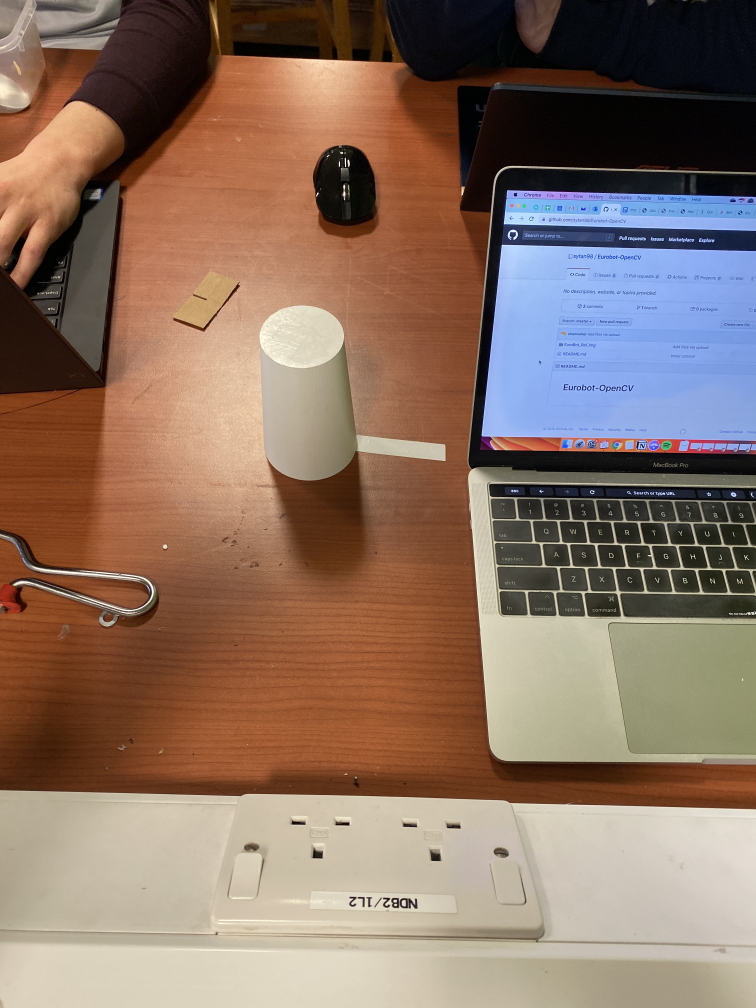
#> input picture EuroBot_Ref_Img/IMG_1649.JPG, 3024 x 4032 px, given in place of the camera (shown at 1/4 size)
$ python color.py
#> lines starting #> are read from the running program, lines starting #| are printed output that depends on the picture; after the words box and inside, x2 and y2 are one past the last pixel; in counts of white or black regions, pixels touching at a corner belong together
import cv2
import matplotlib.pyplot as plt
import numpy as np


cap = cv2.VideoCapture(0) #change for external cameras

def preprocessing(mask):
    blurred = cv2.GaussianBlur(mask, (5, 5), 0)
    thresh = cv2.threshold(blurred, 60, 255, cv2.THRESH_BINARY)[1]
    (cnts,_) = cv2.findContours(thresh, cv2.RETR_EXTERNAL, cv2.CHAIN_APPROX_SIMPLE)
    return cnts


while(True):
    # capture frame-by-frame
    _, img = cap.read()
#> img is the input picture: shape (4032, 3024, 3); mean B, G, R 99.1, 113.9, 138.1

    # converting from BGR to HSV color space
    hsv = cv2.cvtColor(img,cv2.COLOR_BGR2HSV)
#> hsv: shape (4032, 3024, 3); mean H, S, V 30.8, 111.4, 146.6

    # Range for lower red
    lower_red = np.array([50,120,150])
    upper_red = np.array([60,255,255])
    mask1 = cv2.inRange(hsv, lower_red, upper_red)
#> mask1: shape (4032, 3024); every value is 0

    # # Range for upper range
    lower_red = np.array([170,120,150])
    upper_red = np.array([180,255,255])
    mask2 = cv2.inRange(hsv,lower_red,upper_red)
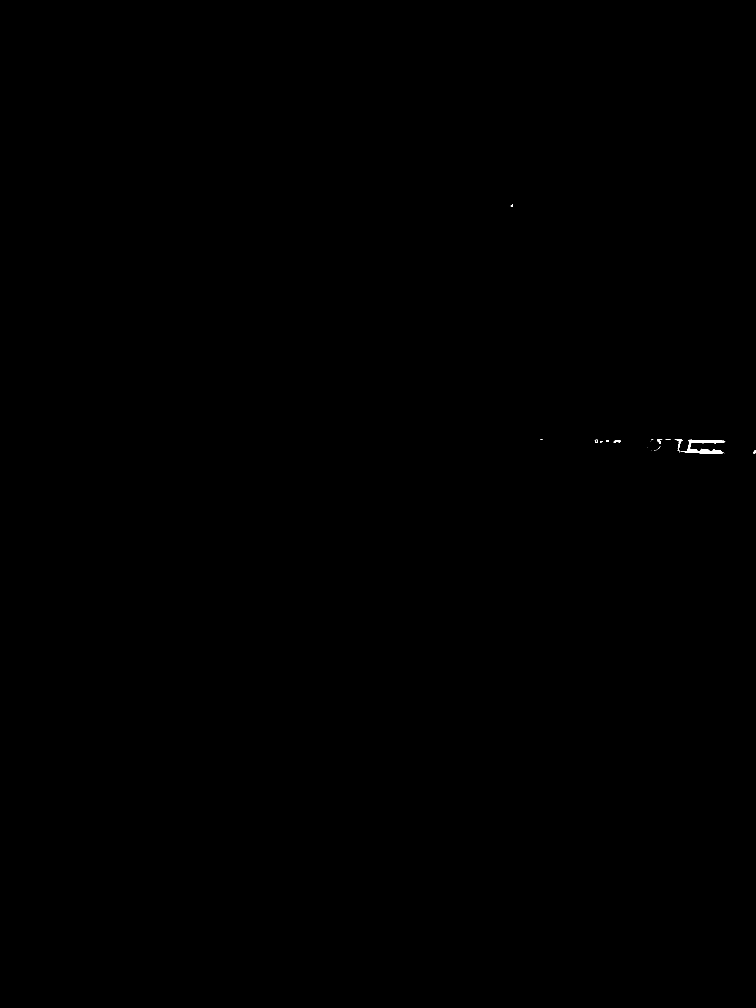
#> mask2: shape (4032, 3024) (shown at 1/4 size); 0.04% white; 31 white regions (20 under 20 px), largest, box (x1, y1, x2, y2) and area: (2722, 1759, 2901, 1814) 3500, (2699, 1758, 2730, 1805) 274, (2454, 1761, 2484, 1772) 186

    # # Generating the final mask to detect red color
    red_mask = mask1+mask2

    # # Laterally invert the image / flip the image
    # img  = np.flip(img, axis=1)

    # converting from BGR to HSV color space
    hsv = cv2.cvtColor(img,cv2.COLOR_BGR2HSV)

    # Range for lower green
    lower_red = np.array([40,120,150])
    upper_red = np.array([70,255,255])
    green_mask = cv2.inRange(hsv, lower_red, upper_red)
#> green_mask: shape (4032, 3024); 0% white in thin lines or dots, all inside (x1, y1, x2, y2) = (2648, 1766, 2684, 1799)

    cnts_g = preprocessing(green_mask)
#> in preprocessing, `thresh = cv2.threshold(blurred, 60, 255, cv2.THRESH_BINARY)[1]`: thresh: shape (4032, 3024); 0% white in thin lines or dots, all inside (x1, y1, x2, y2) = (2647, 1766, 2684, 1800)
#> in preprocessing, `(cnts,_) = cv2.findContours(thresh, cv2.RETR_EXTERNAL, cv2.CHAIN_APPRO..`: cnts = 8 contours, 7 with area under 20; largest, box (x1, y1, x2, y2) and area: (2657, 1794, 2674, 1800) 26
#> cnts_g has the same summary as cnts in preprocessing
    cnts_r = preprocessing(red_mask)
#> in preprocessing (call 2), `thresh = cv2.threshold(blurred, 60, 255, cv2.THRESH_BINARY)[1]`: thresh: shape (4032, 3024); 0.05% white; 15 white regions (3 under 20 px)
#> in preprocessing (call 2), `(cnts,_) = cv2.findContours(thresh, cv2.RETR_EXTERNAL, cv2.CHAIN_APPRO..`: cnts = 15 contours, 5 with area under 20; largest, box (x1, y1, x2, y2) and area: (2722, 1758, 2901, 1815) 3802, (2699, 1757, 2730, 1806) 326, (2454, 1760, 2485, 1772) 205, (2627, 1756, 2649, 1776) 168, (2379, 1758, 2393, 1773) 130
#> cnts_r has the same summary as cnts in preprocessing

    # loop over the contours
    for c in cnts_g:
        area = cv2.contourArea(c)
        if(area > 100):
            # compute the center of the contour, then detect the name of the
            # shape using only the contour
            M = cv2.moments(c)
            cX = int((M["m10"] / M["m00"]) )
            cY = int((M["m01"] / M["m00"]) )
            # multiply the contour (x, y)-coordinates by the resize ratio,
            # then draw the contours and the name of the shape on the image
            c = c.astype("float")
            c = c.astype("int")
            cv2.drawContours(img, [c], -1, (0, 0, 0), 2)
            cv2.putText(img, str(area), (cX, cY), cv2.FONT_HERSHEY_SIMPLEX,0.5, (255, 255, 255), 2)
            cv2.putText(img, str(cY), (cX + 20, cY + 20), cv2.FONT_HERSHEY_SIMPLEX,0.5, (255, 255, 255), 2)
            rect = cv2.minAreaRect(c)
            box = cv2.boxPoints(rect)
            box = np.int0(box)
            cv2.drawContours(img,[box],0,(0,255,0),2)
#> this loop made 8 passes
#> area on pass 1: 25.5

    for c in cnts_r:
        area = cv2.contourArea(c)
        if(area > 100):
            # compute the center of the contour, then detect the name of the
            # shape using only the contour
            M = cv2.moments(c)
            cX = int((M["m10"] / M["m00"]) )
            cY = int((M["m01"] / M["m00"]) )
            # multiply the contour (x, y)-coordinates by the resize ratio,
            # then draw the contours and the name of the shape on the image
            c = c.astype("float")
            c = c.astype("int")
            cv2.drawContours(img, [c], -1, (0, 0, 0), 2)
            cv2.putText(img, str(area), (cX, cY), cv2.FONT_HERSHEY_SIMPLEX,0.5, (255, 255, 255), 2)
            cv2.putText(img, str(cY), (cX + 20, cY + 20), cv2.FONT_HERSHEY_SIMPLEX,0.5, (255, 255, 255), 2)
            rect = cv2.minAreaRect(c)
            box = cv2.boxPoints(rect)
            box = np.int0(box)
            cv2.drawContours(img,[box],0,(255,0,0),2)
#> this loop made 15 passes
#> (area, cX, cY, rect, box) on passes 5, 7, 8, 9, 12: (205, 2468, 1765, ((2468.8, 1764.9), (30.04, 10.27), -6.34), [[2454, 1771], [2453, 1761], [2483, 1758], [2484, 1768]]), (3802.5, 2812, 1788, ((2811, 1786), (54.42, 177.3), -89.01), [[2899, 1814], [2721, 1811], [2722, 1757], [2900, 1760]]), (130.5, 2385, 1764, ((2385.5, 1765), (14, 13), -90), [[2392, 1772], [2379, 1772], [2379, 1758], [2392, 1758]]), (326, 2716, 1772, ((2719.3, 1778.1), (28.36, 50.53), -15.59), [[2712, 1806], [2698, 1757], [2726, 1749], [2739, 1798]]), (167.5, 2636, 1763, ((2635.4, 1762.6), (20.23, 19.04), -67.62), [[2640, 1775], [2622, 1768], [2630, 1749], [2648, 1756]])
#> area on passes 2, 4, 6, 11, 15: 85.5, 43, 51.5, 34, 40


    # display the processed frame
    cv2.imshow("tracking", img)

    # press q to quit
    if cv2.waitKey(1) & 0xFF == ord('q'):
#> (key q is pressed here)
        break

# When everything done, release the capture
cap.release()
cv2.destroyAllWindows()
